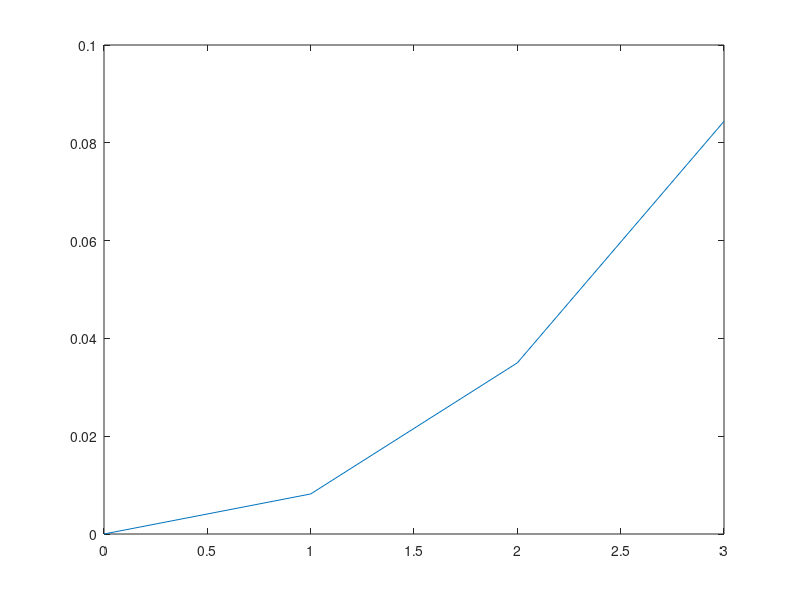

This chart was generated by the following MATLAB code:
clc
clear all
close all

gamma1 = -1;
gamma2 = 2;

A = [0, 1 ; gamma1, gamma2];
B = [0; 1];

sampling_time = 1;
max_time = 3;
t = 0:sampling_time:max_time;
d_tau = 0.1;

G11 = zeros(1,max_time+1);

for i = 1:1:max_time+1
    tau = 0:d_tau:t(i);
    G = zeros(2,2);

    for j = 1:1:t(i)+1
        G = G + expm(-A*tau(j))*B*B'*expm(-A'*tau(j));
        G11(i) = G(1,1);
    end
end

figure(1)
plot(t, G11)